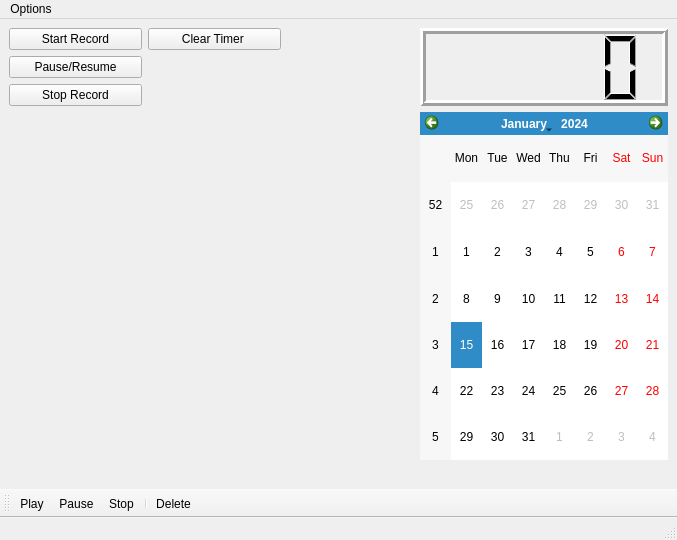
<?xml version="1.0" encoding="UTF-8"?>
<ui version="4.0">
 <class>MainWindow</class>
 <widget class="QMainWindow" name="MainWindow">
  <property name="geometry">
   <rect>
    <x>0</x>
    <y>0</y>
    <width>677</width>
    <height>540</height>
   </rect>
  </property>
  <property name="sizePolicy">
   <sizepolicy hsizetype="Preferred" vsizetype="Minimum">
    <horstretch>0</horstretch>
    <verstretch>0</verstretch>
   </sizepolicy>
  </property>
  <property name="windowTitle">
   <string>MainWindow</string>
  </property>
  <widget class="QWidget" name="centralwidget">
   <layout class="QGridLayout" name="gridLayout_2">
    <item row="10" column="5">
     <spacer name="horizontalSpacer_3">
      <property name="orientation">
       <enum>Qt::Horizontal</enum>
      </property>
      <property name="sizeHint" stdset="0">
       <size>
        <width>40</width>
        <height>20</height>
       </size>
      </property>
     </spacer>
    </item>
    <item row="1" column="0">
     <widget class="QPushButton" name="pauseButton">
      <property name="sizePolicy">
       <sizepolicy hsizetype="Preferred" vsizetype="Preferred">
        <horstretch>0</horstretch>
        <verstretch>0</verstretch>
       </sizepolicy>
      </property>
      <property name="text">
       <string>Pause/Resume</string>
      </property>
     </widget>
    </item>
    <item row="3" column="5">
     <widget class="QCalendarWidget" name="fileCalender">
      <property name="sizePolicy">
       <sizepolicy hsizetype="MinimumExpanding" vsizetype="MinimumExpanding">
        <horstretch>0</horstretch>
        <verstretch>0</verstretch>
       </sizepolicy>
      </property>
     </widget>
    </item>
    <item row="10" column="3">
     <spacer name="horizontalSpacer_2">
      <property name="orientation">
       <enum>Qt::Horizontal</enum>
      </property>
      <property name="sizeHint" stdset="0">
       <size>
        <width>40</width>
        <height>20</height>
       </size>
      </property>
     </spacer>
    </item>
    <item row="13" column="5">
     <layout class="QGridLayout" name="gridLayout"/>
    </item>
    <item row="0" column="2">
     <widget class="QPushButton" name="clearTimerButton">
      <property name="sizePolicy">
       <sizepolicy hsizetype="MinimumExpanding" vsizetype="Preferred">
        <horstretch>0</horstretch>
        <verstretch>0</verstretch>
       </sizepolicy>
      </property>
      <property name="text">
       <string>Clear Timer </string>
      </property>
     </widget>
    </item>
    <item row="0" column="0">
     <widget class="QPushButton" name="startButton">
      <property name="sizePolicy">
       <sizepolicy hsizetype="MinimumExpanding" vsizetype="Preferred">
        <horstretch>0</horstretch>
        <verstretch>0</verstretch>
       </sizepolicy>
      </property>
      <property name="text">
       <string>Start Record</string>
      </property>
     </widget>
    </item>
    <item row="2" column="0">
     <widget class="QPushButton" name="stopButton">
      <property name="sizePolicy">
       <sizepolicy hsizetype="Preferred" vsizetype="Preferred">
        <horstretch>0</horstretch>
        <verstretch>0</verstretch>
       </sizepolicy>
      </property>
      <property name="text">
       <string>Stop Record</string>
      </property>
     </widget>
    </item>
    <item row="0" column="5" rowspan="3">
     <widget class="QLCDNumber" name="lcdNumber">
      <property name="sizePolicy">
       <sizepolicy hsizetype="Fixed" vsizetype="Fixed">
        <horstretch>0</horstretch>
        <verstretch>0</verstretch>
       </sizepolicy>
      </property>
      <property name="maximumSize">
       <size>
        <width>16777208</width>
        <height>16777206</height>
       </size>
      </property>
      <property name="autoFillBackground">
       <bool>false</bool>
      </property>
      <property name="frameShape">
       <enum>QFrame::Box</enum>
      </property>
      <property name="lineWidth">
       <number>3</number>
      </property>
     </widget>
    </item>
   </layout>
  </widget>
  <widget class="QMenuBar" name="menubar">
   <property name="geometry">
    <rect>
     <x>0</x>
     <y>0</y>
     <width>677</width>
     <height>21</height>
    </rect>
   </property>
   <widget class="QMenu" name="menuFile">
    <property name="title">
     <string>Options</string>
    </property>
    <addaction name="actionSet_Directory"/>
   </widget>
   <addaction name="menuFile"/>
  </widget>
  <widget class="QStatusBar" name="statusbar"/>
  <widget class="QToolBar" name="audio_playback_bar">
   <property name="sizePolicy">
    <sizepolicy hsizetype="Preferred" vsizetype="Fixed">
     <horstretch>0</horstretch>
     <verstretch>0</verstretch>
    </sizepolicy>
   </property>
   <property name="windowTitle">
    <string>toolBar_2</string>
   </property>
   <attribute name="toolBarArea">
    <enum>BottomToolBarArea</enum>
   </attribute>
   <attribute name="toolBarBreak">
    <bool>false</bool>
   </attribute>
   <addaction name="actionPlay"/>
   <addaction name="actionPause"/>
   <addaction name="actionStop"/>
   <addaction name="separator"/>
   <addaction name="actionDelete"/>
  </widget>
  <action name="actionSet_Directory">
   <property name="text">
    <string>Set Directory</string>
   </property>
  </action>
  <action name="actionPause">
   <property name="icon">
    <iconset resource="resoruces.qrc">
     <normaloff>:/images/icons8-pause-50.png</normaloff>:/images/icons8-pause-50.png</iconset>
   </property>
   <property name="text">
    <string>Pause </string>
   </property>
  </action>
  <action name="actionStop">
   <property name="icon">
    <iconset resource="resoruces.qrc">
     <normaloff>:/images/icons8-stop-50.png</normaloff>:/images/icons8-stop-50.png</iconset>
   </property>
   <property name="text">
    <string>Stop</string>
   </property>
  </action>
  <action name="actionPlay">
   <property name="icon">
    <iconset resource="resoruces.qrc">
     <normaloff>:/images/icons8-play-50.png</normaloff>:/images/icons8-play-50.png</iconset>
   </property>
   <property name="text">
    <string>Play</string>
   </property>
  </action>
  <action name="actionDelete">
   <property name="icon">
    <iconset resource="resoruces.qrc">
     <normaloff>:/images/icons8-trash-24.png</normaloff>:/images/icons8-trash-24.png</iconset>
   </property>
   <property name="text">
    <string>Delete</string>
   </property>
  </action>
 </widget>
 <resources>
  <include location="resoruces.qrc"/>
 </resources>
 <connections/>
</ui>
